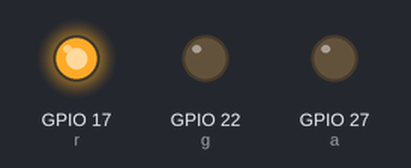
A program run on a simulated Raspberry Pi (BCM pin numbers). Parts: output pins drawn as LEDs (lit = HIGH).

Above: at 0.2 s.
At 4.2 s:
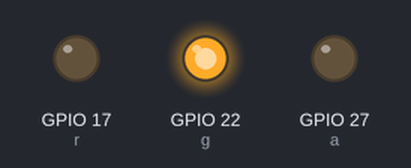
At 7.2 s:
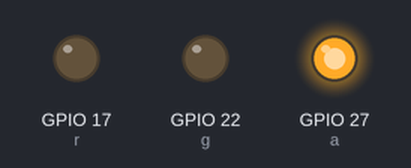
At 25.7 s:
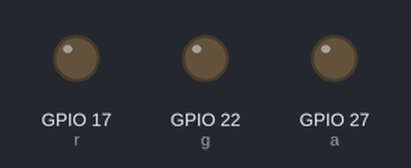
Timing chart, 0 to 26.0 s (numbered marks = the images above):
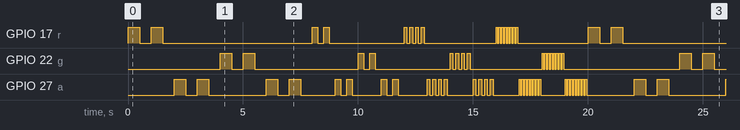

The program:

disco.py
```python
from gpiozero import LED
import time

# GPIO 24 ... LED ... 470 ohm resistor ... GND

def cycle( light, repetitions, duration):
    #print repetitions
    #print duration
    #print '-----'
    for x in range(repetitions):
        #print x
        light.on()
        time.sleep(duration)
        light.off()
        time.sleep(duration)

def all_off():
    r.off()
    a.off()
    g.off()

def cycle_all(repetitions, duration):
    cycle( r, repetitions, duration)
    cycle( a, repetitions, duration)
    cycle( g, repetitions, duration)
    cycle( a, repetitions, duration)

r = LED(17)
a = LED(27)
g = LED(22)
all_off()

try:
    while True:
        cycle_all( 2, 0.5)
        cycle_all( 2, 0.25)
        cycle_all( 4, 0.25 / 2.0)
        cycle_all( 8, 0.25 / 4.0)

except KeyboardInterrupt:
    all_off()
print "done"
```

Measured:
- by itself, GPIO 17 (r), GPIO 22 (g), GPIO 27 (a): moves between LOW and HIGH, repeating every 20.0 s
- by itself, everything shown: repeats every 20.0 s, in 128 steps
